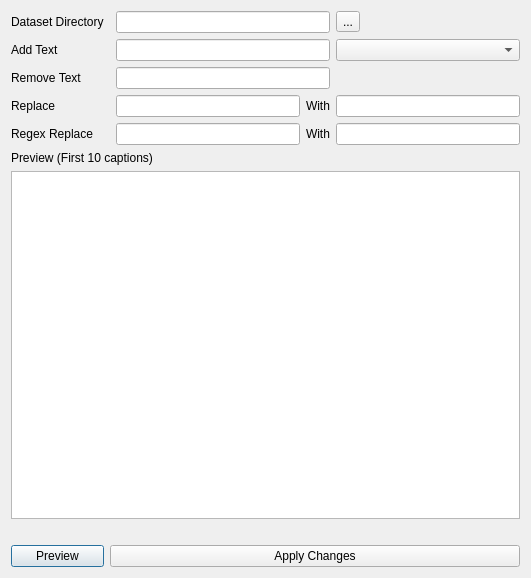
<?xml version="1.0" encoding="UTF-8"?>
<ui version="4.0">
 <class>Dialog</class>
 <widget class="QDialog" name="Dialog">
  <property name="windowModality">
   <enum>Qt::WindowModality::WindowModal</enum>
  </property>
  <property name="geometry">
   <rect>
    <x>0</x>
    <y>0</y>
    <width>531</width>
    <height>578</height>
   </rect>
  </property>
  <property name="sizePolicy">
   <sizepolicy hsizetype="Fixed" vsizetype="Fixed">
    <horstretch>0</horstretch>
    <verstretch>0</verstretch>
   </sizepolicy>
  </property>
  <property name="windowTitle">
   <string>Bulk Caption Edit Tools</string>
  </property>
  <property name="sizeGripEnabled">
   <bool>false</bool>
  </property>
  <property name="modal">
   <bool>true</bool>
  </property>
  <layout class="QGridLayout" name="gridLayout">
   <item row="10" column="0" colspan="5">
    <widget class="QLabel" name="statusLbl">
     <property name="text">
      <string/>
     </property>
    </widget>
   </item>
   <item row="1" column="2" colspan="2">
    <widget class="QLineEdit" name="directoryLed"/>
   </item>
   <item row="1" column="0">
    <widget class="QLabel" name="label_3">
     <property name="text">
      <string>Dataset Directory</string>
     </property>
     <property name="buddy">
      <cstring>directoryLed</cstring>
     </property>
    </widget>
   </item>
   <item row="9" column="0" colspan="5">
    <widget class="QPlainTextEdit" name="previewTed">
     <property name="lineWrapMode">
      <enum>QPlainTextEdit::LineWrapMode::NoWrap</enum>
     </property>
     <property name="readOnly">
      <bool>true</bool>
     </property>
    </widget>
   </item>
   <item row="11" column="0">
    <widget class="QPushButton" name="previewBtn">
     <property name="text">
      <string>Preview</string>
     </property>
    </widget>
   </item>
   <item row="5" column="2">
    <widget class="QLineEdit" name="replaceLed"/>
   </item>
   <item row="3" column="2" colspan="2">
    <widget class="QLineEdit" name="addLed"/>
   </item>
   <item row="4" column="2" colspan="2">
    <widget class="QLineEdit" name="removeLed"/>
   </item>
   <item row="4" column="0">
    <widget class="QLabel" name="label_2">
     <property name="text">
      <string>Remove Text</string>
     </property>
    </widget>
   </item>
   <item row="6" column="0">
    <widget class="QLabel" name="label_6">
     <property name="text">
      <string>Regex Replace</string>
     </property>
    </widget>
   </item>
   <item row="8" column="0" colspan="5">
    <widget class="QLabel" name="label_8">
     <property name="text">
      <string>Preview (First 10 captions)</string>
     </property>
    </widget>
   </item>
   <item row="5" column="4">
    <widget class="QLineEdit" name="replaceWithLed"/>
   </item>
   <item row="6" column="3">
    <widget class="QLabel" name="label_7">
     <property name="text">
      <string>With</string>
     </property>
    </widget>
   </item>
   <item row="5" column="3">
    <widget class="QLabel" name="label_5">
     <property name="text">
      <string>With</string>
     </property>
    </widget>
   </item>
   <item row="3" column="0">
    <widget class="QLabel" name="label">
     <property name="text">
      <string>Add Text</string>
     </property>
    </widget>
   </item>
   <item row="1" column="4">
    <widget class="QToolButton" name="directoryBtn">
     <property name="text">
      <string>...</string>
     </property>
    </widget>
   </item>
   <item row="11" column="1" colspan="4">
    <widget class="QPushButton" name="applyBtn">
     <property name="text">
      <string>Apply Changes</string>
     </property>
    </widget>
   </item>
   <item row="6" column="2">
    <widget class="QLineEdit" name="regexLed"/>
   </item>
   <item row="5" column="0">
    <widget class="QLabel" name="label_4">
     <property name="text">
      <string>Replace</string>
     </property>
    </widget>
   </item>
   <item row="3" column="4">
    <widget class="QComboBox" name="addCmb"/>
   </item>
   <item row="6" column="4">
    <widget class="QLineEdit" name="regexWithLed"/>
   </item>
  </layout>
 </widget>
 <tabstops>
  <tabstop>directoryLed</tabstop>
  <tabstop>directoryBtn</tabstop>
  <tabstop>addLed</tabstop>
  <tabstop>addCmb</tabstop>
  <tabstop>removeLed</tabstop>
  <tabstop>replaceLed</tabstop>
  <tabstop>replaceWithLed</tabstop>
  <tabstop>regexLed</tabstop>
  <tabstop>regexWithLed</tabstop>
  <tabstop>previewBtn</tabstop>
  <tabstop>applyBtn</tabstop>
  <tabstop>previewTed</tabstop>
 </tabstops>
 <resources/>
 <connections/>
</ui>
